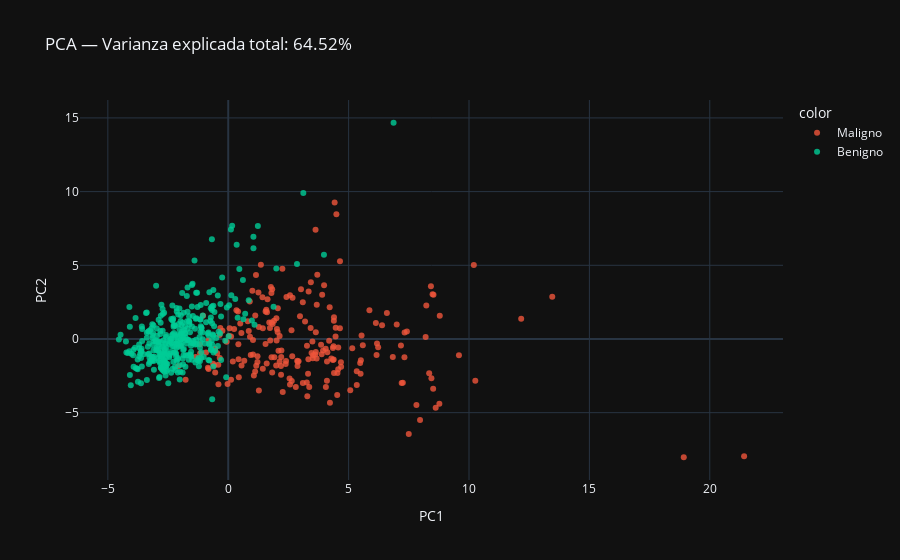

The notebook cell saved with this chart:
### Markdown cell above
Comenzamos por probar el método de PCA. Este método nos permitirá generar nmuevas componentes a partir de combinaciones lineales de las variables originales, conservando la mayor varianza explicada posible. 

Probaremos tanto con 2 como 3 componentes. Esto nos permitirá comparar la diferencia entre varianza explicada que poseen ambas dimensionnes.

### Code cell
import plotly.express as px
from sklearn.decomposition import PCA

# --- 1️⃣ PCA ---
pca = PCA(n_components=2, random_state=42)
X_pca = pca.fit_transform(df_2)

fig_pca = px.scatter(
    x=X_pca[:,0], y=X_pca[:,1],
    color=df_2_original['diagnosis'].map({'B':'Benigno', 'M':'Maligno'}),
    title=f"PCA — Varianza explicada total: {pca.explained_variance_ratio_.sum():.2%}",
    labels={"x":"PC1", "y":"PC2"},
    color_discrete_map={'Benigno':'#00CC96','Maligno':'#EF553B'},
    template="plotly_dark"
)
fig_pca.update_traces(marker=dict(size=6, opacity=0.8))
fig_pca.show()

### Figure 1 — Plotly figure (JSON) as saved in the notebook; plotly's stock layout.template omitted (floating-point values rounded to 4 significant figures; data arrays with more than 128 entries replaced by an {"elided": "..."} marker saying what was removed)
{"data": [{"hovertemplate": "color=Maligno<br>PC1=%{x}<br>PC2=%{y}<extra></extra>", "legendgroup": "Maligno", "marker": {"color": "#EF553B", "opacity": 0.8, "size": 6, "symbol": "circle"}, "mode": "markers", "name": "Maligno", "orientation": "v", "showlegend": true, "type": "scatter", "x": {"elided": "212 float values"}, "xaxis": "x", "y": {"elided": "212 float values"}, "yaxis": "y"}, {"hovertemplate": "color=Benigno<br>PC1=%{x}<br>PC2=%{y}<extra></extra>", "legendgroup": "Benigno", "marker": {"color": "#00CC96", "opacity": 0.8, "size": 6, "symbol": "circle"}, "mode": "markers", "name": "Benigno", "orientation": "v", "showlegend": true, "type": "scatter", "x": {"elided": "357 float values"}, "xaxis": "x", "y": {"elided": "357 float values"}, "yaxis": "y"}], "layout": {"legend": {"title": {"text": "color"}, "tracegroupgap": 0}, "title": {"text": "PCA — Varianza explicada total: 64.52%"}, "xaxis": {"anchor": "y", "domain": [0, 1], "title": {"text": "PC1"}}, "yaxis": {"anchor": "x", "domain": [0, 1], "title": {"text": "PC2"}}}}
